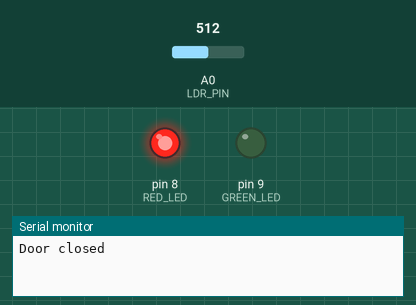
Recording of a sketch running on a simulated Arduino Uno, built with avr-gcc and run on an emulated ATmega328P. Shown: output pins drawn as LEDs (lit = HIGH), the last lines printed to the serial monitor. Inputs (shaded band) come from the test bench; at power-on: A0 (LDR_PIN) = 512.

Above: at 1.2 s.
1.3 s: A0 (LDR_PIN) set to 520
At 2.6 s:
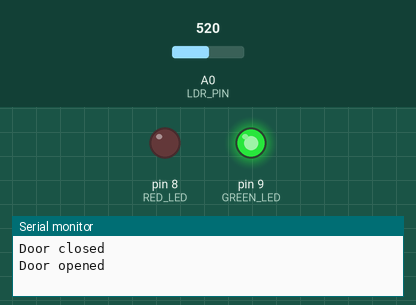
Timing chart, 0 to 4.3 s (numbered marks = the images above; inputs shaded):
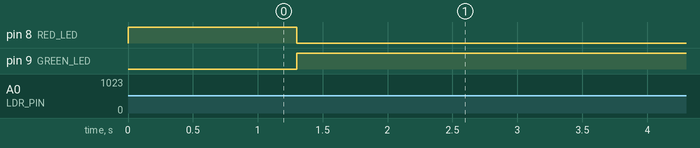

Measured:
- the behaviour switches between 512 and 513 on A0 (LDR_PIN) (found by bisection; images 0 and 1)
- after the input at 1.3 s, pin 8 (RED_LED): HIGH → LOW at once; pin 9 (GREEN_LED): LOW → HIGH at once

The sketch:

sketch.ino
```cpp
const int RED_LED = 8;
const int GREEN_LED = 9;
const int LDR_PIN = A0;

const int THRESHOLD = 512;
const unsigned long OPEN_TIME = 5000;

bool doorOpen = false;
unsigned long openStart = 0;

void setup() {
  pinMode(RED_LED, OUTPUT);
  pinMode(GREEN_LED, OUTPUT);

  Serial.println("Start");
  Serial.begin(9600);

  digitalWrite(RED_LED, HIGH);
  digitalWrite(GREEN_LED, LOW);

  Serial.println("Door closed");
}

void loop() {
  int ldrValue = analogRead(LDR_PIN);

  if (!doorOpen && ldrValue > THRESHOLD) {

    doorOpen = true;
    openStart = millis();

    digitalWrite(RED_LED, LOW);
    digitalWrite(GREEN_LED, HIGH);

    Serial.println("Door opened");
  }

  if (doorOpen) {

    if (millis() - openStart >= OPEN_TIME) {

      ldrValue = analogRead(LDR_PIN);

      if (ldrValue > THRESHOLD) {

        openStart = millis();

      } else {

        doorOpen = false;

        digitalWrite(GREEN_LED, LOW);
        digitalWrite(RED_LED, HIGH);

        Serial.println("Door closed");
      }
    }
  }
}
```
